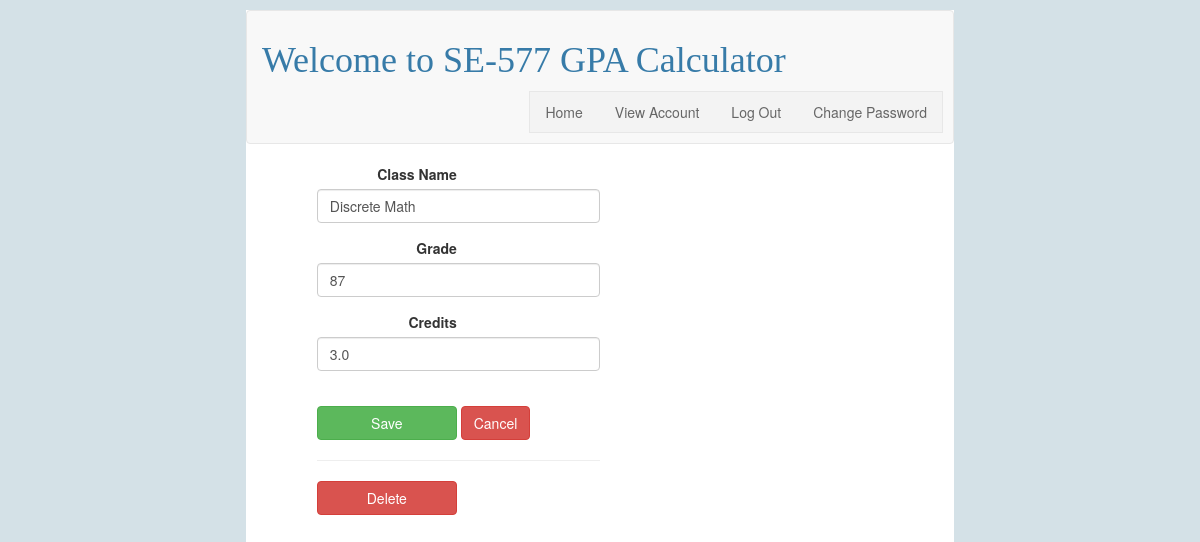
The app's page /4/update (signed in) with its own data.
### tables this page shows
CREATE TABLE class (
  id INTEGER PRIMARY KEY AUTOINCREMENT,
  author_id INTEGER NOT NULL,
  classname TEXT NOT NULL,
  grade INTEGER NOT NULL,
  credits REAL NOT NULL,
  FOREIGN KEY (author_id) REFERENCES user (id)
);

### flaskr/calc.py (the view, shortened to what this page needs)
@bp.route('/<int:id>/update', methods=('GET', 'POST'))
@login_required
def update(id):
    course = get_class(id)
    return render_template('calc/update.html', course=course)

### flaskr/auth.py (called while the page is built)
@bp.before_app_request
def load_logged_in_user():
    user_id = session.get('user_id')
    if user_id is None:
        g.user = None
    else:
        g.user = get_db().execute(
            'SELECT * FROM user WHERE id = ?', (user_id,)
        ).fetchone()

def login_required(view):
    @functools.wraps(view)
    def wrapped_view(**kwargs):
        if g.user is None:
            return redirect(url_for('auth.login'))
        return view(**kwargs)
    return wrapped_view

### flaskr/calc.py (called while the page is built)
def get_class(id, check_author=True):
    course = get_db().execute(
        'SELECT p.id, classname, grade, credits, author_id, username'
        ' FROM class p JOIN user u ON p.author_id = u.id'
        ' WHERE p.id = ?',
        (id,)
    ).fetchone()
    if course is None:
        abort(404, "Class id {0} doesn't exist.".format(id))
    if check_author and course['author_id'] != g.user['id']:
        abort(403)
    return course

### flaskr/db.py (called while the page is built)
def get_db():
    if 'db' not in g:
        g.db = sqlite3.connect(
            current_app.config['DATABASE'],
            detect_types=sqlite3.PARSE_DECLTYPES
        )
        g.db.row_factory = sqlite3.Row
    return g.db

### flaskr/templates/calc/update.html (shortened to what this page needs)
{% extends 'base.html' %}
{% block content %}
    <div id="auth">
  <form method="post">
      <div class="form-group">
			<label for="classname">Class Name</label>
			<input name="classname" class="form-control"  id="classname"
				value="{{ request.form['classname'] or course['classname'] }}" required>
		</div>
		<div class="form-group">
			<label for="grade">Grade</label>
			<input name="grade" class="form-control" id="grade" value="{{ request.form['grade'] or course['grade'] }}" required>
		</div>
		<div class="form-group">
			<label for="credits">Credits</label>
			<input name="credits" class="form-control"  id="credits" value="{{ request.form['credits'] or course['credits'] }}" required>
		</div>
		<input type="submit" value="Save" class="btn btn-success">
		<a href="{{ url_for('calc.viewClasses') }}" class="btn btn-danger">Cancel</a>
	</form>
	<hr>
	<form action="{{ url_for('calc.delete', id=course['id']) }}" method="post">
		<input type="submit" value="Delete" class="btn btn-danger" onclick="return confirm('Are you sure?');">
	</form>
    </div>
{% endblock %}

### flaskr/static/style.css (style rules this page uses)
html { font-family: sans-serif; background: rgb(212, 225, 231); padding: 1rem; }
body { max-width: 60%; margin: 0 auto; background: white; }
#auth { padding-left: 10%; padding-bottom: 10%; width: 50%; }
input[type=submit] { align-self: start; min-width: 10em; }
label { display: inline-block; width: 140px; text-align: right; }

### records on screen
class: classname "Discrete Math", grade "87", credits "3.0"
